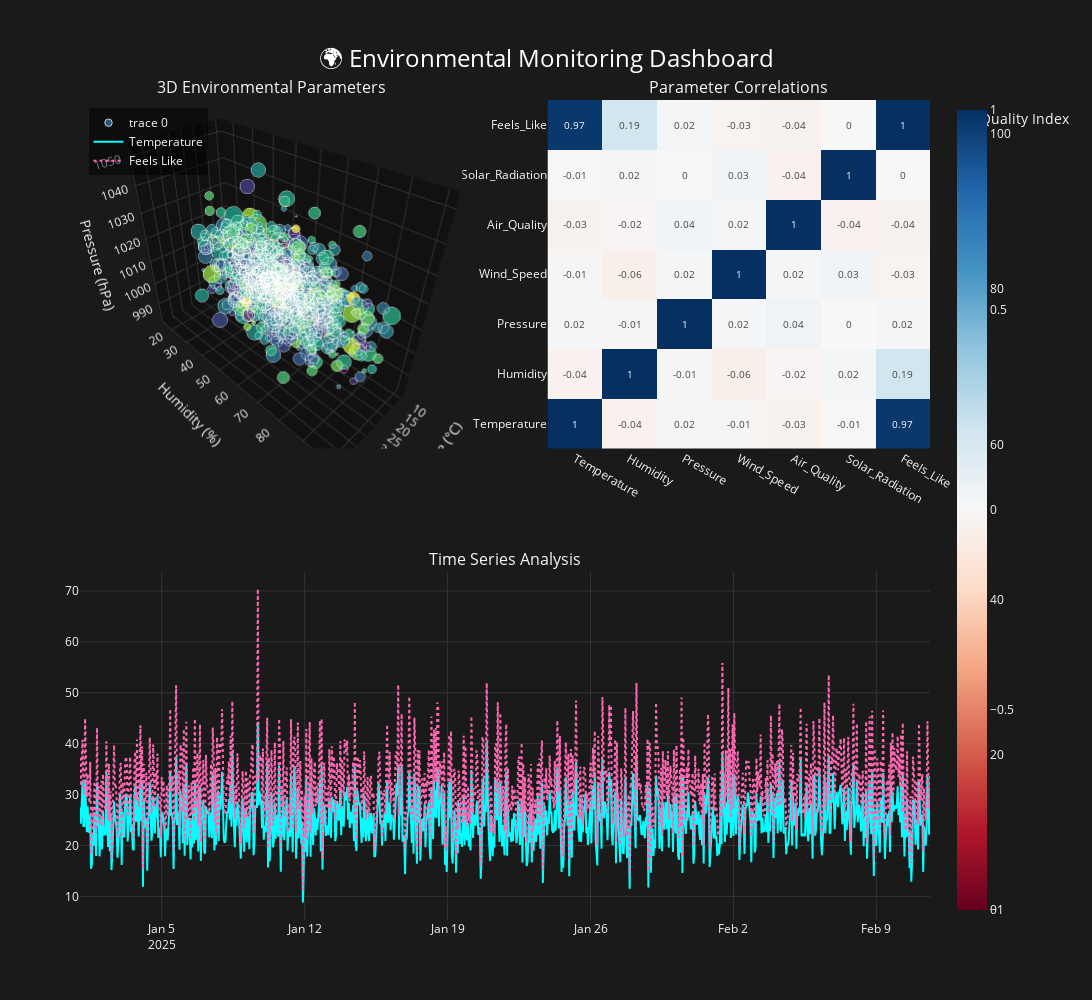

Write notebook code for a chart like this one.
### Markdown cell above
## 🎨 Interactive Multi-dimensional Dashboard

### Code cell
# Create main dashboard
fig = make_subplots(
    rows=2, cols=2,
    specs=[[{'type': 'scene'}, {'type': 'heatmap'}],
           [{'colspan': 2}, None]],
    subplot_titles=(
        '3D Environmental Parameters',
        'Parameter Correlations',
        'Time Series Analysis'
    ),
    vertical_spacing=0.15,
    horizontal_spacing=0.1
)

# 1. Enhanced 3D Scatter Plot
scatter3d = go.Scatter3d(
    x=df['Temperature'],
    y=df['Humidity'],
    z=df['Pressure'],
    mode='markers',
    marker=dict(
        size=df['Wind_Speed']/2,
        color=df['Air_Quality'],
        colorscale='Viridis',
        opacity=0.8,
        showscale=True,
        colorbar=dict(title='Air Quality Index')
    ),
    hovertemplate=(
        '<b>Temperature</b>: %{x:.1f}°C<br>' +
        '<b>Humidity</b>: %{y:.1f}%<br>' +
        '<b>Pressure</b>: %{z:.1f}hPa<br>' +
        '<b>Wind Speed</b>: %{marker.size:.1f}m/s<br>' +
        '<b>Air Quality</b>: %{marker.color:.1f}<br>' +
        '<extra></extra>'
    )
)
fig.add_trace(scatter3d, row=1, col=1)

# 2. Enhanced Correlation Heatmap
numeric_cols = ['Temperature', 'Humidity', 'Pressure', 'Wind_Speed', 'Air_Quality', 'Solar_Radiation', 'Feels_Like']
corr_matrix = df[numeric_cols].corr()
heatmap = go.Heatmap(
    z=corr_matrix,
    x=numeric_cols,
    y=numeric_cols,
    colorscale='RdBu',
    zmid=0,
    text=np.round(corr_matrix, 2),
    texttemplate='%{text}',
    textfont={"size": 10},
    hoverongaps=False,
    hovertemplate='%{x} vs %{y}<br>Correlation: %{z:.2f}<extra></extra>'
)
fig.add_trace(heatmap, row=1, col=2)

# 3. Enhanced Time Series with Multiple Parameters
fig.add_trace(
    go.Scatter(
        x=df['Time'],
        y=df['Temperature'],
        name='Temperature',
        line=dict(color=colors['primary'], width=2),
        hovertemplate='<b>Time</b>: %{x}<br><b>Temperature</b>: %{y:.1f}°C<extra></extra>'
    ),
    row=2, col=1
)

fig.add_trace(
    go.Scatter(
        x=df['Time'],
        y=df['Feels_Like'],
        name='Feels Like',
        line=dict(color=colors['secondary'], width=2, dash='dot'),
        hovertemplate='<b>Time</b>: %{x}<br><b>Feels Like</b>: %{y:.1f}°C<extra></extra>'
    ),
    row=2, col=1
)

# Update layout with enhanced styling
fig.update_layout(
    template='plotly_dark',
    paper_bgcolor=colors['background'],
    plot_bgcolor=colors['background'],
    title={
        'text': '🌍 Environmental Monitoring Dashboard',
        'y': 0.95,
        'x': 0.5,
        'xanchor': 'center',
        'yanchor': 'top',
        'font': {'size': 24, 'color': colors['text']}
    },
    height=1000,
    width=1400,
    showlegend=True,
    legend=dict(
        yanchor="top",
        y=0.99,
        xanchor="left",
        x=0.01,
        bgcolor='rgba(0,0,0,0.5)'
    )
)

# Update 3D scatter layout
fig.update_scenes(
    bgcolor=colors['background'],
    xaxis=dict(gridcolor=colors['grid'], title='Temperature (°C)'),
    yaxis=dict(gridcolor=colors['grid'], title='Humidity (%)'),
    zaxis=dict(gridcolor=colors['grid'], title='Pressure (hPa)')
)

# Update 2D axes
fig.update_xaxes(gridcolor=colors['grid'], showgrid=True)
fig.update_yaxes(gridcolor=colors['grid'], showgrid=True)

fig.show()

### Figure 1 — Plotly figure (JSON) as saved in the notebook; plotly's stock layout.template omitted (floating-point values rounded to 4 significant figures; data arrays with more than 128 entries replaced by an {"elided": "..."} marker saying what was removed)
{"data": [{"hovertemplate": "<b>Temperature</b>: %{x:.1f}°C<br><b>Humidity</b>: %{y:.1f}%<br><b>Pressure</b>: %{z:.1f}hPa<br><b>Wind Speed</b>: %{marker.size:.1f}m/s<br><b>Air Quality</b>: %{marker.color:.1f}<br><extra></extra>", "marker": {"color": {"elided": "1000 float values"}, "colorbar": {"title": {"text": "Air Quality Index"}}, "colorscale": [[0, "#440154"], [0.1111, "#482878"], [0.2222, "#3e4989"], [0.3333, "#31688e"], [0.4444, "#26828e"], [0.5556, "#1f9e89"], [0.6667, "#35b779"], [0.7778, "#6ece58"], [0.8889, "#b5de2b"], [1, "#fde725"]], "opacity": 0.8, "showscale": true, "size": {"elided": "1000 float values"}}, "mode": "markers", "scene": "scene", "type": "scatter3d", "x": {"elided": "1000 float values"}, "y": {"elided": "1000 float values"}, "z": {"elided": "1000 float values"}}, {"colorscale": [[0, "rgb(103,0,31)"], [0.1, "rgb(178,24,43)"], [0.2, "rgb(214,96,77)"], [0.3, "rgb(244,165,130)"], [0.4, "rgb(253,219,199)"], [0.5, "rgb(247,247,247)"], [0.6, "rgb(209,229,240)"], [0.7, "rgb(146,197,222)"], [0.8, "rgb(67,147,195)"], [0.9, "rgb(33,102,172)"], [1, "rgb(5,48,97)"]], "hoverongaps": false, "hovertemplate": "%{x} vs %{y}<br>Correlation: %{z:.2f}<extra></extra>", "text": [[1.0, -0.04, 0.02, -0.01, -0.03, -0.01, 0.97], [-0.04, 1.0, -0.01, -0.06, -0.02, 0.02, 0.19], [0.02, -0.01, 1.0, 0.02, 0.04, 0.0, 0.02], [-0.01, -0.06, 0.02, 1.0, 0.02, 0.03, -0.03], [-0.03, -0.02, 0.04, 0.02, 1.0, -0.04, -0.04], [-0.01, 0.02, 0.0, 0.03, -0.04, 1.0, -0.0], [0.97, 0.19, 0.02, -0.03, -0.04, -0.0, 1.0]], "textfont": {"size": 10}, "texttemplate": "%{text}", "type": "heatmap", "x": ["Temperature", "Humidity", "Pressure", "Wind_Speed", "Air_Quality", "Solar_Radiation", "Feels_Like"], "xaxis": "x", "y": ["Temperature", "Humidity", "Pressure", "Wind_Speed", "Air_Quality", "Solar_Radiation", "Feels_Like"], "yaxis": "y", "z": [[1.0, -0.04079, 0.02213, -0.01332, -0.03297, -0.005836, 0.9686], [-0.04079, 1.0, -0.01147, -0.05514, -0.01832, 0.02247, 0.1931], [0.02213, -0.01147, 1.0, 0.02159, 0.03894, 0.001696, 0.02049], [-0.01332, -0.05514, 0.02159, 1.0, 0.02089, 0.03382, -0.02578], [-0.03297, -0.01832, 0.03894, 0.02089, 1.0, -0.04296, -0.03748], [-0.005836, 0.02247, 0.001696, 0.03382, -0.04296, 1.0, -0.00273], [0.9686, 0.1931, 0.02049, -0.02578, -0.03748, -0.00273, 1.0]], "zmid": 0}, {"hovertemplate": "<b>Time</b>: %{x}<br><b>Temperature</b>: %{y:.1f}°C<extra></extra>", "line": {"color": "#00ffff", "width": 2}, "name": "Temperature", "type": "scatter", "x": {"elided": "1000 str values"}, "xaxis": "x2", "y": {"elided": "1000 float values"}, "yaxis": "y2"}, {"hovertemplate": "<b>Time</b>: %{x}<br><b>Feels Like</b>: %{y:.1f}°C<extra></extra>", "line": {"color": "#ff69b4", "dash": "dot", "width": 2}, "name": "Feels Like", "type": "scatter", "x": {"elided": "1000 str values"}, "xaxis": "x2", "y": {"elided": "1000 float values"}, "yaxis": "y2"}], "layout": {"annotations": [{"font": {"size": 16}, "showarrow": false, "text": "3D Environmental Parameters", "x": 0.225, "xanchor": "center", "xref": "paper", "y": 1, "yanchor": "bottom", "yref": "paper"}, {"font": {"size": 16}, "showarrow": false, "text": "Parameter Correlations", "x": 0.775, "xanchor": "center", "xref": "paper", "y": 1, "yanchor": "bottom", "yref": "paper"}, {"font": {"size": 16}, "showarrow": false, "text": "Time Series Analysis", "x": 0.5, "xanchor": "center", "xref": "paper", "y": 0.425, "yanchor": "bottom", "yref": "paper"}], "height": 1000, "legend": {"bgcolor": "rgba(0,0,0,0.5)", "x": 0.01, "xanchor": "left", "y": 0.99, "yanchor": "top"}, "paper_bgcolor": "#1a1a1a", "plot_bgcolor": "#1a1a1a", "scene": {"bgcolor": "#1a1a1a", "domain": {"x": [0, 0.45], "y": [0.575, 1]}, "xaxis": {"gridcolor": "#333333", "title": {"text": "Temperature (°C)"}}, "yaxis": {"gridcolor": "#333333", "title": {"text": "Humidity (%)"}}, "zaxis": {"gridcolor": "#333333", "title": {"text": "Pressure (hPa)"}}}, "showlegend": true, "title": {"font": {"color": "#ffffff", "size": 24}, "text": "🌍 Environmental Monitoring Dashboard", "x": 0.5, "xanchor": "center", "y": 0.95, "yanchor": "top"}, "width": 1400, "xaxis": {"anchor": "y", "domain": [0.55, 1], "gridcolor": "#333333", "showgrid": true}, "xaxis2": {"anchor": "y2", "domain": [0, 1], "gridcolor": "#333333", "showgrid": true}, "yaxis": {"anchor": "x", "domain": [0.575, 1], "gridcolor": "#333333", "showgrid": true}, "yaxis2": {"anchor": "x2", "domain": [0, 0.425], "gridcolor": "#333333", "showgrid": true}}}
